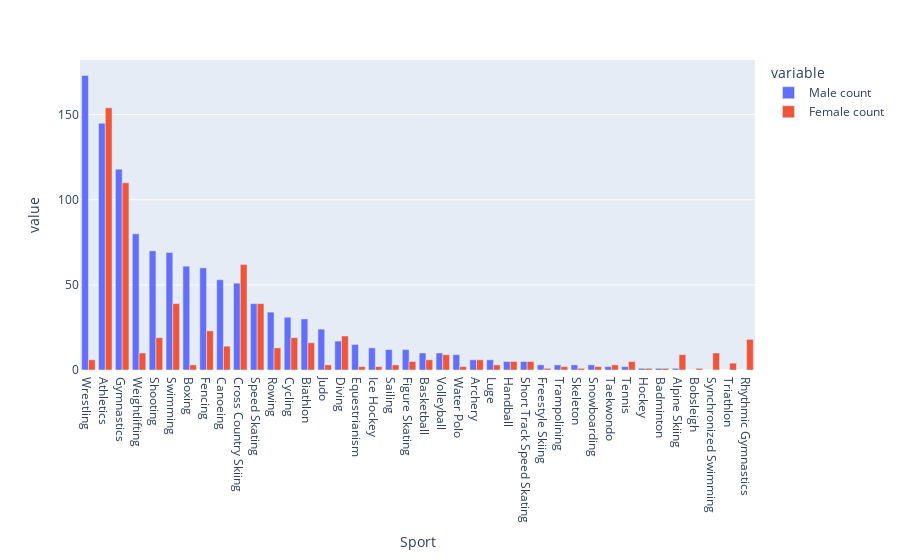

The cell this chart's notebook holds for it:
### Code cell
russia_female_data = russia_data[russia_data["Sex"].isin(["F"])].reset_index(drop=True)
russia_male_data = russia_data[russia_data["Sex"].isin(["M"])].reset_index(drop=True)
russia_female_sports = russia_female_data["Sport"].value_counts().reset_index().rename({"Sport": "Female count", "index": "Sport"}, axis="columns")
russia_male_sports = russia_male_data["Sport"].value_counts().reset_index().rename({"Sport": "Male count", "index": "Sport"}, axis="columns")
russia_male_sports = russia_male_sports.sort_values(by="Sport", ascending=True).reset_index(drop=True)
russia_female_sports = russia_female_sports.sort_values(by="Sport", ascending=True)
russia_sports_genders = russia_male_sports
russia_sports_genders = russia_sports_genders.merge(russia_female_sports, how="right")
russia_sports_genders = russia_sports_genders.fillna(0)
russia_sports_genders = russia_sports_genders.sort_values(by="Male count", ascending=False)
fig = px.bar(russia_sports_genders, x="Sport", y=["Male count", "Female count"])
fig.update_layout(barmode="group")
fig.show()

### Figure 1 — Plotly figure (JSON) as saved in the notebook; plotly's stock layout.template omitted (floating-point values rounded to 4 significant figures)
{"data": [{"alignmentgroup": "True", "hovertemplate": "variable=Male count<br>Sport=%{x}<br>value=%{y}<extra></extra>", "legendgroup": "Male count", "marker": {"color": "#636efa", "pattern": {"shape": ""}}, "name": "Male count", "offsetgroup": "Male count", "orientation": "v", "showlegend": true, "textposition": "auto", "type": "bar", "x": ["Wrestling", "Athletics", "Gymnastics", "Weightlifting", "Shooting", "Swimming", "Boxing", "Fencing", "Canoeing", "Cross Country Skiing", "Speed Skating", "Rowing", "Cycling", "Biathlon", "Judo", "Diving", "Equestrianism", "Ice Hockey", "Sailing", "Figure Skating", "Basketball", "Volleyball", "Water Polo", "Archery", "Luge", "Handball", "Short Track Speed Skating", "Freestyle Skiing", "Trampolining", "Skeleton", "Snowboarding", "Taekwondo", "Tennis", "Hockey", "Badminton", "Alpine Skiing", "Bobsleigh", "Synchronized Swimming", "Triathlon", "Rhythmic Gymnastics"], "xaxis": "x", "y": [173, 145, 118, 80, 70, 69, 61, 60, 53, 51, 39, 34, 31, 30, 24, 17, 15, 13, 12, 12, 10, 10, 9, 6, 6, 5, 5, 3, 3, 3, 3, 2, 2, 1, 1, 1, 0, 0, 0, 0], "yaxis": "y"}, {"alignmentgroup": "True", "hovertemplate": "variable=Female count<br>Sport=%{x}<br>value=%{y}<extra></extra>", "legendgroup": "Female count", "marker": {"color": "#EF553B", "pattern": {"shape": ""}}, "name": "Female count", "offsetgroup": "Female count", "orientation": "v", "showlegend": true, "textposition": "auto", "type": "bar", "x": ["Wrestling", "Athletics", "Gymnastics", "Weightlifting", "Shooting", "Swimming", "Boxing", "Fencing", "Canoeing", "Cross Country Skiing", "Speed Skating", "Rowing", "Cycling", "Biathlon", "Judo", "Diving", "Equestrianism", "Ice Hockey", "Sailing", "Figure Skating", "Basketball", "Volleyball", "Water Polo", "Archery", "Luge", "Handball", "Short Track Speed Skating", "Freestyle Skiing", "Trampolining", "Skeleton", "Snowboarding", "Taekwondo", "Tennis", "Hockey", "Badminton", "Alpine Skiing", "Bobsleigh", "Synchronized Swimming", "Triathlon", "Rhythmic Gymnastics"], "xaxis": "x", "y": [6, 154, 110, 10, 19, 39, 3, 23, 14, 62, 39, 13, 19, 16, 3, 20, 2, 2, 3, 5, 6, 9, 2, 6, 3, 5, 5, 1, 2, 1, 2, 3, 5, 1, 1, 9, 1, 10, 4, 18], "yaxis": "y"}], "layout": {"barmode": "group", "legend": {"title": {"text": "variable"}, "tracegroupgap": 0}, "margin": {"t": 60}, "xaxis": {"anchor": "y", "domain": [0, 1], "title": {"text": "Sport"}}, "yaxis": {"anchor": "x", "domain": [0, 1], "title": {"text": "value"}}}}
